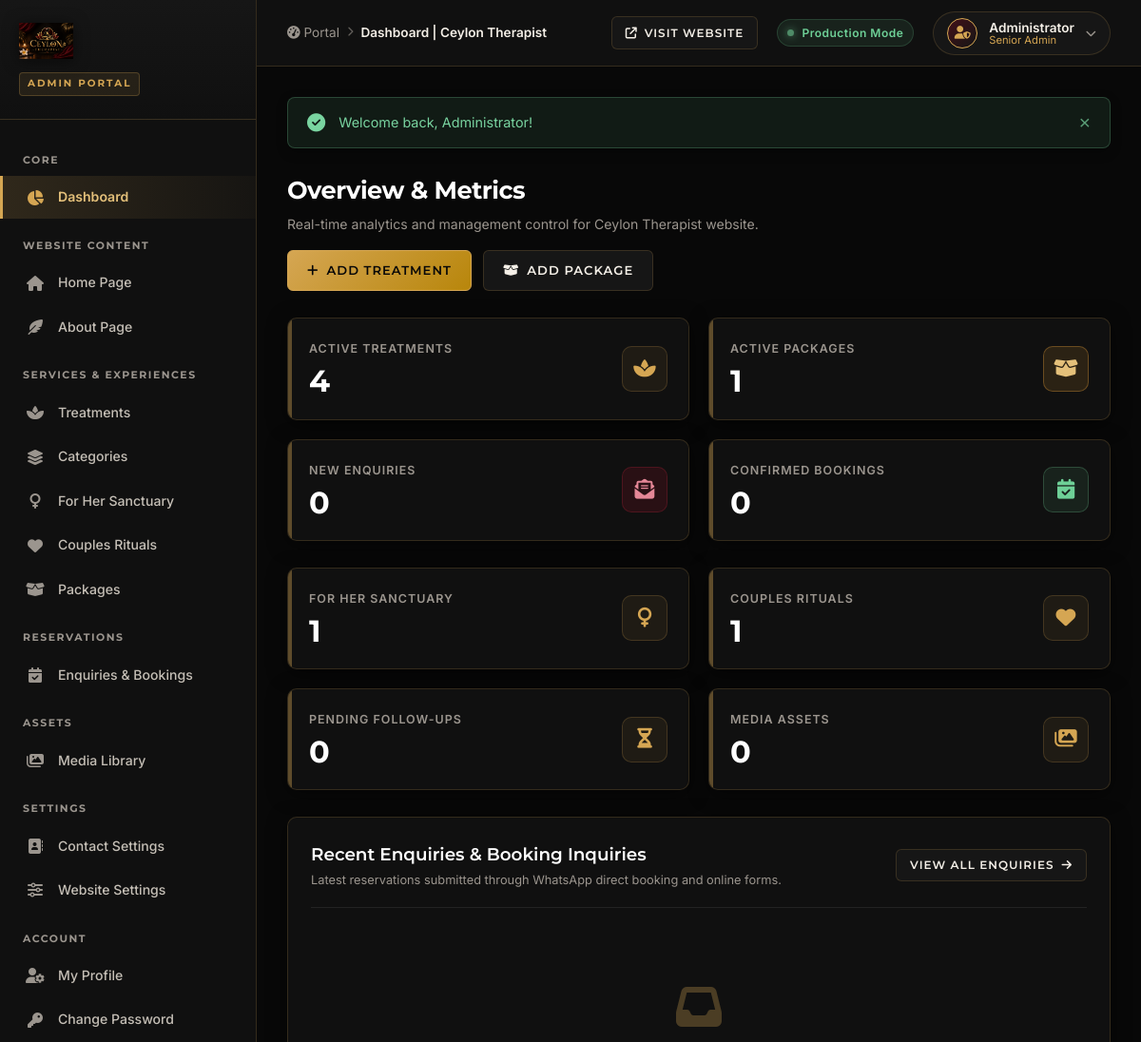
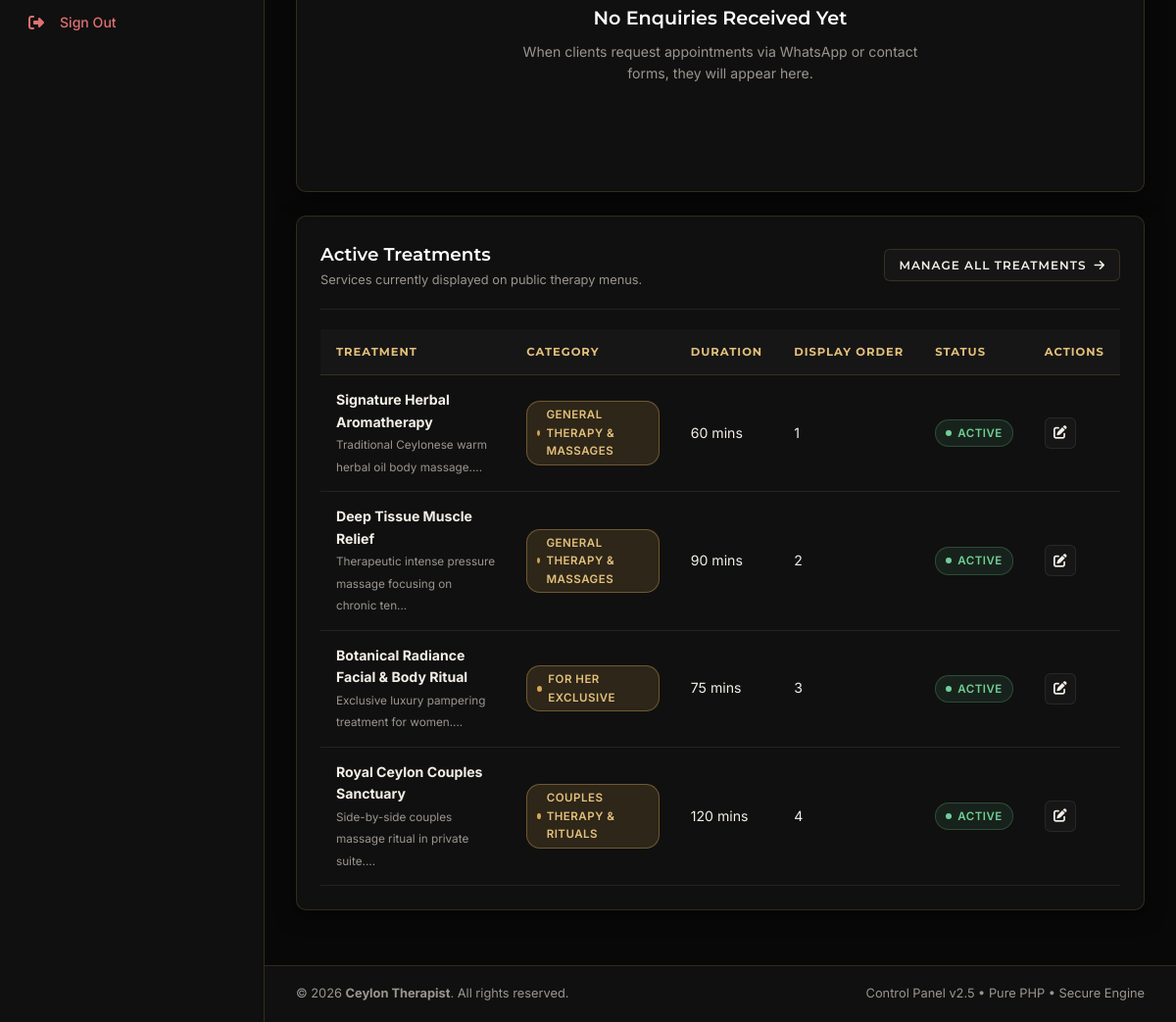
The app's page /admin_dashboard.php (signed in) with its own data (2 pictures, top to bottom).
### tables this page shows
CREATE TABLE IF NOT EXISTS `services` (
    `id` INT UNSIGNED AUTO_INCREMENT PRIMARY KEY,
    `category_id` INT UNSIGNED NOT NULL,
    `name` VARCHAR(150) NOT NULL,
    `slug` VARCHAR(150) NOT NULL UNIQUE,
    `short_description` VARCHAR(255) NULL,
    `description` TEXT NULL,
    `duration_minutes` INT UNSIGNED DEFAULT 60,
    `image` VARCHAR(255) NULL,
    `status` ENUM('ACTIVE', 'INACTIVE') DEFAULT 'ACTIVE',
    `display_order` INT DEFAULT 0,
    `created_at` TIMESTAMP DEFAULT CURRENT_TIMESTAMP,
    `updated_at` TIMESTAMP DEFAULT CURRENT_TIMESTAMP ON UPDATE CURRENT_TIMESTAMP,
    CONSTRAINT `fk_services_category` FOREIGN KEY (`category_id`) 
        REFERENCES `service_categories` (`id`) ON DELETE CASCADE ON UPDATE CASCADE
);

CREATE TABLE IF NOT EXISTS `service_categories` (
    `id` INT UNSIGNED AUTO_INCREMENT PRIMARY KEY,
    `code` VARCHAR(50) NOT NULL UNIQUE,
    `name` VARCHAR(100) NOT NULL,
    `description` TEXT NULL,
    `display_order` INT DEFAULT 0,
    `created_at` TIMESTAMP DEFAULT CURRENT_TIMESTAMP
);

### controllers/AdminDashboardController.php (called while the page is built, shortened)
<?php
class AdminDashboardController
{
    private DashboardBLL $dashboardBLL;
    public function __construct()
    {
        $this->dashboardBLL = new DashboardBLL();
    }
    public function index(): void
    {
        $stats = $this->dashboardBLL->getDashboardStats();
        $recentEnquiries = $this->dashboardBLL->getRecentEnquiries(8);
        $activeServices = $this->dashboardBLL->getActiveServices(5);
        require BASE_PATH . '/views/admin/dashboard.php';
    }
}

### admin_dashboard.php (called while the page is built, shortened)
<?php
require_once __DIR__ . '/config/init.php';
$controller = new AdminDashboardController();
$controller->index();

### helpers/url_helper.php (called while the page is built, shortened)
<?php
function baseUrl(string $path = ''): string
{
    $cleanPath = ltrim($path, '/');
    if (isset($_SERVER['HTTP_HOST'])) {
        $scriptName = $_SERVER['SCRIPT_NAME'] ?? ($_SERVER['PHP_SELF'] ?? '');
        $dir = rtrim(str_replace('\\', '/', dirname($scriptName)), '/');
        return $cleanPath ? $cleanPath : './';
    }
    return rtrim(BASE_URL, '/') . ($cleanPath ? '/' . $cleanPath : '');
}

### config/init.php (called while the page is built, shortened)
<?php
require_once BASE_PATH . '/helpers/env_helper.php';
require_once __DIR__ . '/db.php';
spl_autoload_register(function (string $className): void {
    $dirs = [
        BASE_PATH . '/controllers/',
        BASE_PATH . '/bll/',
        BASE_PATH . '/dal/',
        BASE_PATH . '/services/'
    ];
    foreach ($dirs as $dir) {
        $file = $dir . $className . '.php';
        if (file_exists($file)) {
            return;
        }
    }
});
require_once BASE_PATH . '/helpers/common_helper.php';
require_once BASE_PATH . '/helpers/url_helper.php';

### helpers/env_helper.php (called while the page is built, shortened)
<?php
if (!function_exists('env')) {
    function env(string $key, mixed $default = null): mixed
    {
        $value = getenv($key);
        if ($value === false) {
            $value = $_ENV[$key] ?? $_SERVER[$key] ?? $default;
        }
        return $value;
    }
}

### config/db.php (called while the page is built, shortened)
<?php
class Database
{
    private static ?PDO $instance = null;
    public static function getConnection(): PDO
    {
        if (self::$instance === null) {
            $host = (string)env('DB_HOST', 'localhost');
            $port = (int)env('DB_PORT', 3306);
            $dbName = (string)env('DB_DATABASE', 'ceylon_therapist');
            $username = (string)env('DB_USERNAME', 'root');
            $password = (string)env('DB_PASSWORD', '');
            $charset = (string)env('DB_CHARSET', 'utf8mb4');
            $dsn = sprintf(
                "mysql:host=%s;port=%d;dbname=%s;charset=%s",
                $host,
                $port,
                $dbName,
                $charset
            );
            $options = [
                PDO::ATTR_ERRMODE => PDO::ERRMODE_EXCEPTION,
                PDO::ATTR_DEFAULT_FETCH_MODE => PDO::FETCH_ASSOC,
                PDO::ATTR_EMULATE_PREPARES => false,
                PDO::MYSQL_ATTR_INIT_COMMAND => "SET NAMES " . $charset
            ];
            try {
                self::$instance = new PDO($dsn, $username, $password, $options);
            } catch (PDOException $e) {
                if (defined('ENVIRONMENT') && ENVIRONMENT === 'development') {
                    throw new Exception("Database Connection Error: " . $e->getMessage(), (int)$e->getCode());
                } else {
                    throw new Exception("A database error occurred. Please try again later.", 500);
                }
            }
        }
        return self::$instance;
    }
}

### bll/DashboardBLL.php (called while the page is built, shortened)
<?php
class DashboardBLL
{
    private DashboardDAL $dashboardDAL;
    public function __construct()
    {
        $this->dashboardDAL = new DashboardDAL();
    }
    public function getDashboardStats(): array
    {
        return $this->dashboardDAL->getSummaryStats();
    }
    public function getActiveServices(int $limit = 5): array
    {
        return $this->dashboardDAL->getActiveServices($limit);
    }
}

### dal/DashboardDAL.php (called while the page is built, shortened)
<?php
class DashboardDAL
{
    private PDO $db;
    public function __construct()
    {
        $this->db = Database::getConnection();
    }
    public function getSummaryStats(): array
    {
        $totalTreatments = (int)$this->db->query("SELECT COUNT(*) FROM services WHERE status = 'ACTIVE'")->fetchColumn();
        $activePackages = (int)$this->db->query("SELECT COUNT(*) FROM packages WHERE status = 'ACTIVE'")->fetchColumn();
        $newEnquiries = (int)$this->db->query("SELECT COUNT(*) FROM enquiries WHERE status = 'NEW'")->fetchColumn();
        $confirmedBookings = (int)$this->db->query("SELECT COUNT(*) FROM enquiries WHERE status = 'CONFIRMED'")->fetchColumn();
        $forHerCount = (int)$this->db->query("
            SELECT COUNT(s.id)
            FROM services s
            JOIN service_categories c ON s.category_id = c.id
            WHERE c.code = 'FOR_HER' AND s.status = 'ACTIVE'
        ")->fetchColumn();
        $couplesCount = (int)$this->db->query("
            SELECT COUNT(s.id)
            FROM services s
            JOIN service_categories c ON s.category_id = c.id
            WHERE c.code = 'COUPLES' AND s.status = 'ACTIVE'
        ")->fetchColumn();
        $pendingEnquiries = (int)$this->db->query("SELECT COUNT(*) FROM enquiries WHERE status = 'CONTACTED'")->fetchColumn();
        $totalMedia = (int)$this->db->query("SELECT COUNT(*) FROM media")->fetchColumn();
        return [
            'total_treatments' => $totalTreatments,
            'active_packages' => $activePackages,
            'new_enquiries' => $newEnquiries,
            'confirmed_bookings' => $confirmedBookings,
            'for_her_services' => $forHerCount,
            'couples_services' => $couplesCount,
            'pending_enquiries' => $pendingEnquiries,
            'total_media' => $totalMedia
        ];
    }
    public function getActiveServices(int $limit = 5): array
    {
        $sql = "SELECT s.*, c.name AS category_name
                FROM services s
                LEFT JOIN service_categories c ON s.category_id = c.id
                WHERE s.status = 'ACTIVE'
                ORDER BY s.display_order ASC, s.created_at DESC
                LIMIT :limit";
        $stmt = $this->db->prepare($sql);
        $stmt->bindValue(':limit', $limit, PDO::PARAM_INT);
        $stmt->execute();
        return $stmt->fetchAll() ?: [];
    }
}

### helpers/common_helper.php (called while the page is built, shortened)
<?php
function e(?string $value): string
{
    return htmlspecialchars((string)($value ?? ''), ENT_QUOTES, 'UTF-8');
}

### views/admin/dashboard.php (the view, shortened to what this page needs)
<?php require BASE_PATH . '/views/partials/admin-header.php'; ?>
<?php require BASE_PATH . '/views/partials/admin-sidebar.php'; ?>
<div class="admin-page-header">
    <div class="page-title-wrap">
        <h1>Overview & Metrics</h1>
        <p>Real-time analytics and management control for Ceylon Therapist website.</p>
    </div>
    <div class="admin-header-actions">
        <a href="<?= baseUrl('admin_service_create.php') ?>" class="btn-admin btn-admin-gold">
            <i class="fa-solid fa-plus"></i> Add Treatment
        </a>
        <a href="<?= baseUrl('admin_package_create.php') ?>" class="btn-admin btn-admin-secondary">
            <i class="fa-solid fa-box-open"></i> Add Package
        </a>
    </div>
</div>
<div class="stats-grid">
    <div class="stat-card">
        <div class="stat-content">
            <span class="stat-label">Active Treatments</span>
            <span class="stat-value"><?= (int)($stats['total_treatments'] ?? 0) ?></span>
        </div>
        <div class="stat-icon-wrap">
            <i class="fa-solid fa-spa"></i>
        </div>
    </div>
    <div class="stat-card variant-warning">
        <div class="stat-content">
            <span class="stat-label">Active Packages</span>
            <span class="stat-value"><?= (int)($stats['active_packages'] ?? 0) ?></span>
        </div>
        <div class="stat-icon-wrap">
            <i class="fa-solid fa-box-open"></i>
        </div>
    </div>
    <div class="stat-card variant-burgundy">
        <div class="stat-content">
            <span class="stat-label">New Enquiries</span>
            <span class="stat-value"><?= (int)($stats['new_enquiries'] ?? 0) ?></span>
        </div>
        <div class="stat-icon-wrap">
            <i class="fa-solid fa-envelope-open-text"></i>
        </div>
    </div>
    <div class="stat-card variant-success">
        <div class="stat-content">
            <span class="stat-label">Confirmed Bookings</span>
            <span class="stat-value"><?= (int)($stats['confirmed_bookings'] ?? 0) ?></span>
        </div>
        <div class="stat-icon-wrap">
            <i class="fa-solid fa-calendar-check"></i>
        </div>
    </div>
</div>
<div class="stats-grid">
    <div class="stat-card">
        <div class="stat-content">
            <span class="stat-label">For Her Sanctuary</span>
            <span class="stat-value"><?= (int)($stats['for_her_services'] ?? 0) ?></span>
        </div>
        <div class="stat-icon-wrap">
            <i class="fa-solid fa-venus"></i>
        </div>
    </div>
    <div class="stat-card">
        <div class="stat-content">
            <span class="stat-label">Couples Rituals</span>
            <span class="stat-value"><?= (int)($stats['couples_services'] ?? 0) ?></span>
        </div>
        <div class="stat-icon-wrap">
            <i class="fa-solid fa-heart"></i>
        </div>
    </div>
    <div class="stat-card">
        <div class="stat-content">
            <span class="stat-label">Pending Follow-ups</span>
            <span class="stat-value"><?= (int)($stats['pending_enquiries'] ?? 0) ?></span>
        </div>
        <div class="stat-icon-wrap">
            <i class="fa-solid fa-hourglass-half"></i>
        </div>
    </div>
    <div class="stat-card">
        <div class="stat-content">
            <span class="stat-label">Media Assets</span>
            <span class="stat-value"><?= (int)($stats['total_media'] ?? 0) ?></span>
        </div>
        <div class="stat-icon-wrap">
            <i class="fa-solid fa-images"></i>
        </div>
    </div>
</div>
<div class="admin-card">
    <div class="admin-card-header">
        <div class="card-title-group">
            <h2>Recent Enquiries & Booking Inquiries</h2>
            <p>Latest reservations submitted through WhatsApp direct booking and online forms.</p>
        </div>
        <a href="<?= baseUrl('admin_enquiries.php') ?>" class="btn-admin btn-admin-secondary btn-admin-sm">
            View All Enquiries <i class="fa-solid fa-arrow-right"></i>
        </a>
    </div>
    <?php if (empty($recentEnquiries)): ?>
        <div class="admin-empty-state">
            <i class="fa-solid fa-inbox empty-icon"></i>
            <h3 class="empty-title">No Enquiries Received Yet</h3>
            <p class="empty-desc">When clients request appointments via WhatsApp or contact forms, they will appear here.</p>
        </div>
    <?php endif; ?>
</div>
<div class="admin-card">
    <div class="admin-card-header">
        <div class="card-title-group">
            <h2>Active Treatments</h2>
            <p>Services currently displayed on public therapy menus.</p>
        </div>
        <a href="<?= baseUrl('admin_services.php') ?>" class="btn-admin btn-admin-secondary btn-admin-sm">
            Manage All Treatments <i class="fa-solid fa-arrow-right"></i>
        </a>
    </div>
    <?php if (empty($activeServices)): ?>
        <div class="admin-empty-state">
            <i class="fa-solid fa-spa empty-icon"></i>
            <h3 class="empty-title">No Treatments Found</h3>
            <p class="empty-desc">Add treatments to display them in your online sanctuary catalogue.</p>
            <a href="<?= baseUrl('admin_service_create.php') ?>" class="btn-admin btn-admin-gold">Add Treatment</a>
        </div>
    <?php else: ?>
        <div class="table-responsive">
            <table class="admin-table">
                <thead>
                    <tr>
                        <th>Treatment</th>
                        <th>Category</th>
                        <th>Duration</th>
                        <th>Display Order</th>
                        <th>Status</th>
                        <th>Actions</th>
                    </tr>
                </thead>
                <tbody>
                    <?php foreach ($activeServices as $srv): ?>
                        <tr>
                            <td>
                                <strong><?= e($srv['name']) ?></strong>
                                <?php if (!empty($srv['short_description'])): ?>
                                    <br><small style="color: var(--admin-muted);"><?= e(substr($srv['short_description'], 0, 60)) ?>...</small>
                                <?php endif; ?>
                            </td>
                            <td><span class="badge-status badge-new"><?= e($srv['category_name'] ?? 'General') ?></span></td>
                            <td><?= (int)$srv['duration_minutes'] ?> mins</td>
                            <td><?= (int)$srv['display_order'] ?></td>
                            <td><span class="badge-status badge-active"><?= e($srv['status']) ?></span></td>
                            <td>
                                <div class="table-actions">
                                    <a href="<?= baseUrl('admin_service_edit.php?id=' . (int)$srv['id']) ?>" class="btn-table-action" title="Edit">
                                        <i class="fa-solid fa-pen-to-square"></i>
                                    </a>
                                </div>
                            </td>
                        </tr>
                    <?php endforeach; ?>
                </tbody>
            </table>
        </div>
    <?php endif; ?>
</div>
<?php require BASE_PATH . '/views/partials/admin-footer.php'; ?>

### records on screen
services: name "Signature Herbal Aromatherapy", short_description "Traditional Ceylonese warm herbal oil body massage.", category.name "GENERAL THERAPY & MASSAGES", duration_minutes "60", display_order "1", status "ACTIVE"
services: name "Deep Tissue Muscle Relief", short_description "Therapeutic intense pressure massage focusing on chronic ten", category.name "GENERAL THERAPY & MASSAGES", duration_minutes "90", display_order "2", status "ACTIVE"
services: name "Botanical Radiance Facial & Body Ritual", short_description "Exclusive luxury pampering treatment for women.", category.name "FOR HER EXCLUSIVE", duration_minutes "75", display_order "3", status "ACTIVE"
services: name "Royal Ceylon Couples Sanctuary", short_description "Side-by-side couples massage ritual in private suite.", category.name "COUPLES THERAPY & RITUALS", duration_minutes "120", display_order "4", status "ACTIVE"

### other values on screen
$pageTitle "Dashboard | Ceylon Therapist"
$admin['name'] "Administrator"
$msg "Welcome back, Administrator!"
$stats['total_treatments'] "4"
$stats['active_packages'] "1"
$stats['new_enquiries'] "0"
$stats['confirmed_bookings'] "0"
$stats['for_her_services'] "1"
$stats['couples_services'] "1"
$stats['pending_enquiries'] "0"
$stats['total_media'] "0"
